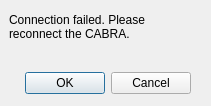
<?xml version="1.0" encoding="UTF-8"?>
<ui version="4.0">
 <class>DialogReconnect</class>
 <widget class="QDialog" name="DialogReconnect">
  <property name="geometry">
   <rect>
    <x>0</x>
    <y>0</y>
    <width>211</width>
    <height>106</height>
   </rect>
  </property>
  <property name="windowTitle">
   <string>Error</string>
  </property>
  <property name="windowIcon">
   <iconset theme="QIcon::ThemeIcon::ApplicationExit"/>
  </property>
  <widget class="QLabel" name="label">
   <property name="geometry">
    <rect>
     <x>9</x>
     <y>9</y>
     <width>170</width>
     <height>36</height>
    </rect>
   </property>
   <property name="text">
    <string>Connection failed. Please reconnect the CABRA.</string>
   </property>
   <property name="wordWrap">
    <bool>true</bool>
   </property>
  </widget>
  <widget class="QDialogButtonBox" name="buttonBox">
   <property name="geometry">
    <rect>
     <x>20</x>
     <y>70</y>
     <width>171</width>
     <height>26</height>
    </rect>
   </property>
   <property name="orientation">
    <enum>Qt::Orientation::Horizontal</enum>
   </property>
   <property name="standardButtons">
    <set>QDialogButtonBox::StandardButton::Cancel|QDialogButtonBox::StandardButton::Ok</set>
   </property>
  </widget>
 </widget>
 <resources/>
 <connections>
  <connection>
   <sender>buttonBox</sender>
   <signal>accepted()</signal>
   <receiver>DialogReconnect</receiver>
   <slot>accept()</slot>
   <hints>
    <hint type="sourcelabel">
     <x>248</x>
     <y>254</y>
    </hint>
    <hint type="destinationlabel">
     <x>157</x>
     <y>274</y>
    </hint>
   </hints>
  </connection>
  <connection>
   <sender>buttonBox</sender>
   <signal>rejected()</signal>
   <receiver>DialogReconnect</receiver>
   <slot>reject()</slot>
   <hints>
    <hint type="sourcelabel">
     <x>316</x>
     <y>260</y>
    </hint>
    <hint type="destinationlabel">
     <x>286</x>
     <y>274</y>
    </hint>
   </hints>
  </connection>
 </connections>
</ui>
